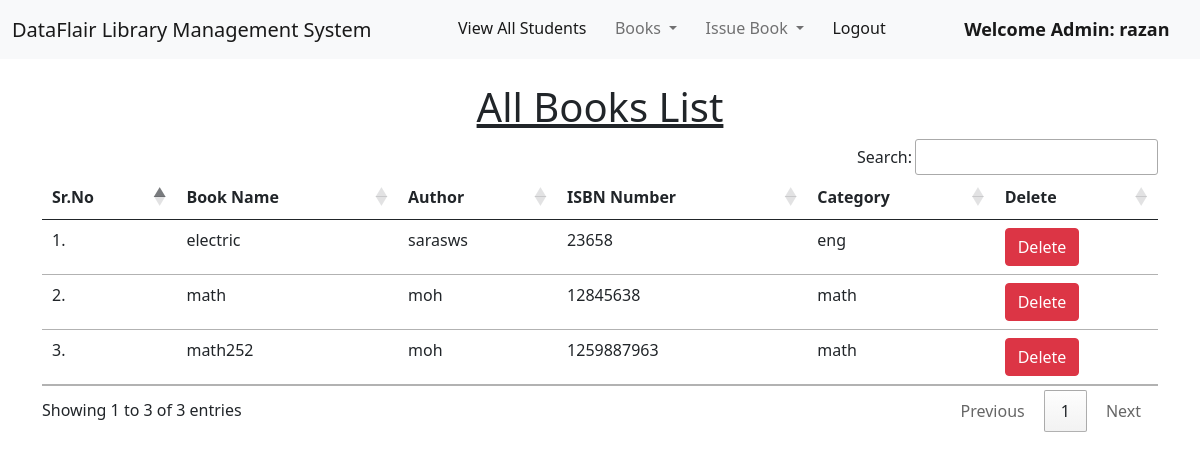
/view_books/ (signed in), run on the app's committed database.
### library/models.py (models this page shows, shortened)
class Book(models.Model):
    name_book = models.CharField(max_length=150)
    book_id = models.PositiveIntegerField()
    auth = models.CharField(max_length=150)
    category = models.CharField(max_length=50)

### library/views.py (the view)
# urls.py: path("view_books/", views.view_books, name="view_books"),
@login_required(login_url = '/admin_login')
def view_books(request):
    books = Book.objects.all()
    return render(request, "books/view_book.html", {'books':books})

### library/templates/books/view_book.html (shortened to what this page needs)
{% extends 'admin/admin_navbar.html' %}
{% load static %}
{% block body %}
<div class="container mt-4">
    <h1 class="text-center"><u>All Books List</u></h1>
    <table class="table table-hover" id="example">
        <thead>
            <tr>
                <th>Sr.No</th>
                <th>Book Name</th>
                <th>Author</th>
                <th>ISBN Number</th>
                <th>Category</th>
                <th>Delete</th>
            </tr>
        </thead>
        <tbody>
            {% for book in books %}
            <tr>
                <td>{{forloop.counter}}.</td>
                <td>{{book.name_book}}</td>
                <td>{{book.auth}}</td>
                <td>{{book.book_id}}</td>
                <td>{{book.category}}</td>
                <td><a href="/delete_book/{{book.id}}/" class="btn btn-danger" onclick="return confirm('Are you sure you want to delete this book?')">Delete</a></td>
            </tr>
            {% endfor %}
        </tbody>
    </table>
    </div>
{% endblock %}

### library/templates/admin/admin_navbar.html (shortened to what this page needs)
<!doctype html>
<html lang="en">
  <head>
    <link href="https://cdn.jsdelivr.net/npm/bootstrap@5.1.0/dist/css/bootstrap.min.css" rel="stylesheet">
    <link rel="stylesheet" href="https://cdn.datatables.net/1.10.25/css/jquery.dataTables.min.css">
    <link rel="stylesheet" href="https://cdn.datatables.net/buttons/1.7.1/css/buttons.dataTables.min.css">
  </head>
  <body>
    <nav class="navbar navbar-expand-lg navbar-light bg-light">
        <div class="container-fluid">
          <a class="navbar-brand" href="#">DataFlair Library Management System</a>
          <div class="collapse navbar-collapse" id="navbarSupportedContent">
            <ul class="navbar-nav me-auto mb-2 mb-lg-0">
              <li class="nav-item">
                <a class="nav-link active" aria-current="page" href="{% url 'view_students'%}">View All Students</a>
              </li>
              <li class="nav-item dropdown">
                <a class="nav-link dropdown-toggle" href="#" id="navbarDropdown" role="button" data-bs-toggle="dropdown" aria-expanded="false">
                  Books
                </a>
              </li>
              <li class="nav-item dropdown">
                <a class="nav-link dropdown-toggle" href="#" id="navbarDropdown" role="button" data-bs-toggle="dropdown" aria-expanded="false">
                  Issue Book
                </a>
              </li>
              <li class="nav-item">
                <a class="nav-link active" aria-current="page" href="{% url 'logout' %}">Logout</a>
              </li>
              <li class="nav-item">
                <a style="font-weight:600; font-family:'Segoe UI', Tahoma, Geneva, Verdana, sans-serif; font-size: large;" class="nav-link active" href="#">Welcome Admin: {{request.user}}</a>
              </li>
            </ul>
          </div>
        </div>
      </nav>
      {% block body %}
      {% endblock %}
  </body>
</html>

### data on the page
Book: name_book "electric", auth "sarasws", book_id "23658", category "eng"
Book: name_book "math", auth "moh", book_id "12845638", category "math"
Book: name_book "math252", auth "moh", book_id "1259887963", category "math"

### other printed values
{{ request.user }} "razan"
